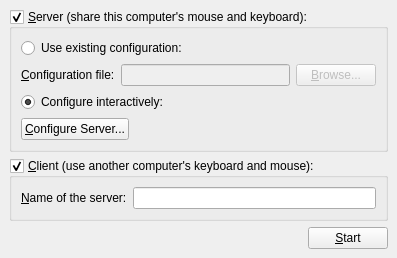
<?xml version="1.0" encoding="UTF-8"?>
<ui version="4.0">
 <class>MainWindowBase</class>
 <widget class="QMainWindow" name="MainWindowBase">
  <property name="geometry">
   <rect>
    <x>0</x>
    <y>0</y>
    <width>397</width>
    <height>247</height>
   </rect>
  </property>
  <property name="sizePolicy">
   <sizepolicy hsizetype="Fixed" vsizetype="Fixed">
    <horstretch>0</horstretch>
    <verstretch>0</verstretch>
   </sizepolicy>
  </property>
  <property name="windowTitle">
   <string>Synergy+</string>
  </property>
  <widget class="QWidget" name="centralwidget">
   <layout class="QGridLayout">
    <item row="4" column="1">
     <widget class="QPushButton" name="m_pButtonToggleStart">
      <property name="text">
       <string>&amp;Start</string>
      </property>
     </widget>
    </item>
    <item row="1" column="0" colspan="2">
     <widget class="QGroupBox" name="m_pGroupServer">
      <property name="sizePolicy">
       <sizepolicy hsizetype="Preferred" vsizetype="Fixed">
        <horstretch>0</horstretch>
        <verstretch>0</verstretch>
       </sizepolicy>
      </property>
      <property name="title">
       <string>&amp;Server (share this computer's mouse and keyboard):</string>
      </property>
      <property name="checkable">
       <bool>true</bool>
      </property>
      <property name="checked">
       <bool>true</bool>
      </property>
      <layout class="QVBoxLayout">
       <item>
        <widget class="QRadioButton" name="m_pRadioExternalConfig">
         <property name="text">
          <string>Use existing configuration:</string>
         </property>
        </widget>
       </item>
       <item>
        <layout class="QHBoxLayout">
         <item>
          <widget class="QLabel" name="m_pLabelConfigurationFile">
           <property name="text">
            <string>&amp;Configuration file:</string>
           </property>
           <property name="buddy">
            <cstring>m_pLineEditConfigFile</cstring>
           </property>
          </widget>
         </item>
         <item>
          <widget class="QLineEdit" name="m_pLineEditConfigFile">
           <property name="enabled">
            <bool>false</bool>
           </property>
          </widget>
         </item>
         <item>
          <widget class="QPushButton" name="m_pButtonBrowseConfigFile">
           <property name="enabled">
            <bool>false</bool>
           </property>
           <property name="text">
            <string>&amp;Browse...</string>
           </property>
          </widget>
         </item>
        </layout>
       </item>
       <item>
        <widget class="QRadioButton" name="m_pRadioInternalConfig">
         <property name="text">
          <string>Configure interactively:</string>
         </property>
         <property name="checked">
          <bool>true</bool>
         </property>
        </widget>
       </item>
       <item>
        <layout class="QHBoxLayout">
         <item>
          <widget class="QPushButton" name="m_pButtonConfigureServer">
           <property name="text">
            <string>&amp;Configure Server...</string>
           </property>
          </widget>
         </item>
         <item>
          <spacer>
           <property name="orientation">
            <enum>Qt::Horizontal</enum>
           </property>
           <property name="sizeHint" stdset="0">
            <size>
             <width>40</width>
             <height>20</height>
            </size>
           </property>
          </spacer>
         </item>
        </layout>
       </item>
      </layout>
     </widget>
    </item>
    <item row="4" column="0">
     <spacer>
      <property name="orientation">
       <enum>Qt::Horizontal</enum>
      </property>
      <property name="sizeHint" stdset="0">
       <size>
        <width>40</width>
        <height>20</height>
       </size>
      </property>
     </spacer>
    </item>
    <item row="3" column="0" colspan="2">
     <spacer name="verticalSpacer">
      <property name="orientation">
       <enum>Qt::Vertical</enum>
      </property>
      <property name="sizeHint" stdset="0">
       <size>
        <width>0</width>
        <height>0</height>
       </size>
      </property>
     </spacer>
    </item>
    <item row="2" column="0" colspan="2">
     <widget class="QGroupBox" name="m_pGroupClient">
      <property name="sizePolicy">
       <sizepolicy hsizetype="Preferred" vsizetype="Fixed">
        <horstretch>0</horstretch>
        <verstretch>0</verstretch>
       </sizepolicy>
      </property>
      <property name="title">
       <string>&amp;Client (use another computer's keyboard and mouse):</string>
      </property>
      <property name="checkable">
       <bool>true</bool>
      </property>
      <layout class="QGridLayout">
       <item row="0" column="0">
        <widget class="QLabel" name="m_pLabelServerName">
         <property name="text">
          <string>&amp;Name of the server:</string>
         </property>
         <property name="buddy">
          <cstring>m_pLineEditHostname</cstring>
         </property>
        </widget>
       </item>
       <item row="0" column="1">
        <widget class="QLineEdit" name="m_pLineEditHostname"/>
       </item>
      </layout>
     </widget>
    </item>
   </layout>
  </widget>
  <action name="m_pActionAbout">
   <property name="text">
    <string>&amp;About QSynergy...</string>
   </property>
  </action>
  <action name="m_pActionQuit">
   <property name="text">
    <string>&amp;Quit</string>
   </property>
   <property name="statusTip">
    <string>Quit QSynergy.</string>
   </property>
   <property name="shortcut">
    <string>Ctrl+Q</string>
   </property>
  </action>
  <action name="m_pActionStartSynergy">
   <property name="text">
    <string>&amp;Start Synergy</string>
   </property>
   <property name="statusTip">
    <string>Run synergy program.</string>
   </property>
   <property name="shortcut">
    <string>Ctrl+S</string>
   </property>
  </action>
  <action name="m_pActionStopSynergy">
   <property name="enabled">
    <bool>false</bool>
   </property>
   <property name="text">
    <string>S&amp;top Synergy</string>
   </property>
   <property name="statusTip">
    <string>Stop Synergy program.</string>
   </property>
   <property name="shortcut">
    <string>Ctrl+T</string>
   </property>
  </action>
  <action name="actionShowStatus">
   <property name="text">
    <string>S&amp;how Status</string>
   </property>
   <property name="shortcut">
    <string>Ctrl+H</string>
   </property>
  </action>
  <action name="m_pActionMinimize">
   <property name="text">
    <string>&amp;Minimize</string>
   </property>
  </action>
  <action name="m_pActionRestore">
   <property name="text">
    <string>&amp;Restore</string>
   </property>
  </action>
  <action name="m_pActionSave">
   <property name="text">
    <string>Save configuration &amp;as...</string>
   </property>
   <property name="statusTip">
    <string>Save the interactively generated server configuration to a file.</string>
   </property>
   <property name="shortcut">
    <string>Ctrl+Alt+S</string>
   </property>
  </action>
  <action name="m_pActionSettings">
   <property name="text">
    <string>Settings</string>
   </property>
   <property name="statusTip">
    <string>Edit settings for QSynergy and synergy itself</string>
   </property>
  </action>
  <action name="m_pActionLogOutput">
   <property name="text">
    <string>Log output</string>
   </property>
   <property name="statusTip">
    <string>Open a window with synergy's output</string>
   </property>
  </action>
 </widget>
 <resources/>
 <connections>
  <connection>
   <sender>m_pButtonToggleStart</sender>
   <signal>clicked()</signal>
   <receiver>m_pActionStartSynergy</receiver>
   <slot>trigger()</slot>
   <hints>
    <hint type="sourcelabel">
     <x>361</x>
     <y>404</y>
    </hint>
    <hint type="destinationlabel">
     <x>-1</x>
     <y>-1</y>
    </hint>
   </hints>
  </connection>
  <connection>
   <sender>m_pRadioExternalConfig</sender>
   <signal>toggled(bool)</signal>
   <receiver>m_pLineEditConfigFile</receiver>
   <slot>setEnabled(bool)</slot>
   <hints>
    <hint type="sourcelabel">
     <x>156</x>
     <y>179</y>
    </hint>
    <hint type="destinationlabel">
     <x>169</x>
     <y>209</y>
    </hint>
   </hints>
  </connection>
  <connection>
   <sender>m_pRadioExternalConfig</sender>
   <signal>toggled(bool)</signal>
   <receiver>m_pButtonBrowseConfigFile</receiver>
   <slot>setEnabled(bool)</slot>
   <hints>
    <hint type="sourcelabel">
     <x>353</x>
     <y>182</y>
    </hint>
    <hint type="destinationlabel">
     <x>356</x>
     <y>211</y>
    </hint>
   </hints>
  </connection>
  <connection>
   <sender>m_pRadioInternalConfig</sender>
   <signal>toggled(bool)</signal>
   <receiver>m_pButtonConfigureServer</receiver>
   <slot>setEnabled(bool)</slot>
   <hints>
    <hint type="sourcelabel">
     <x>204</x>
     <y>244</y>
    </hint>
    <hint type="destinationlabel">
     <x>212</x>
     <y>274</y>
    </hint>
   </hints>
  </connection>
 </connections>
</ui>
